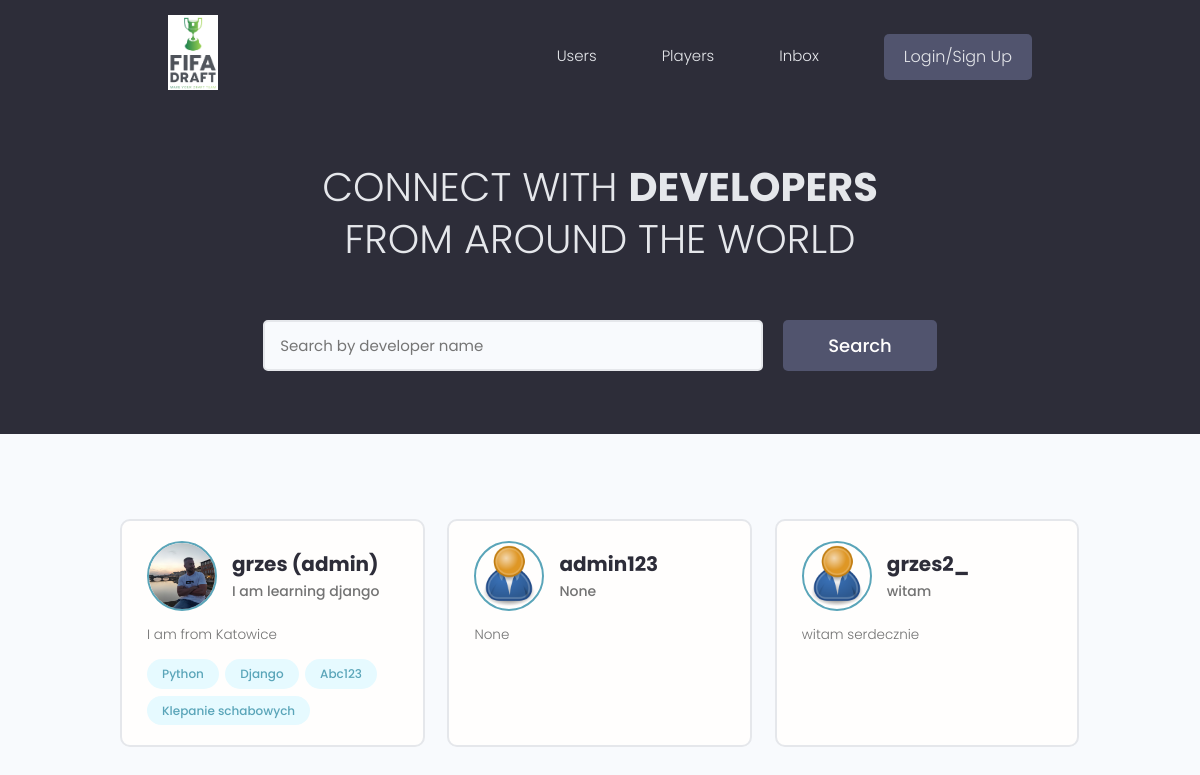
Before: / with the older database file.
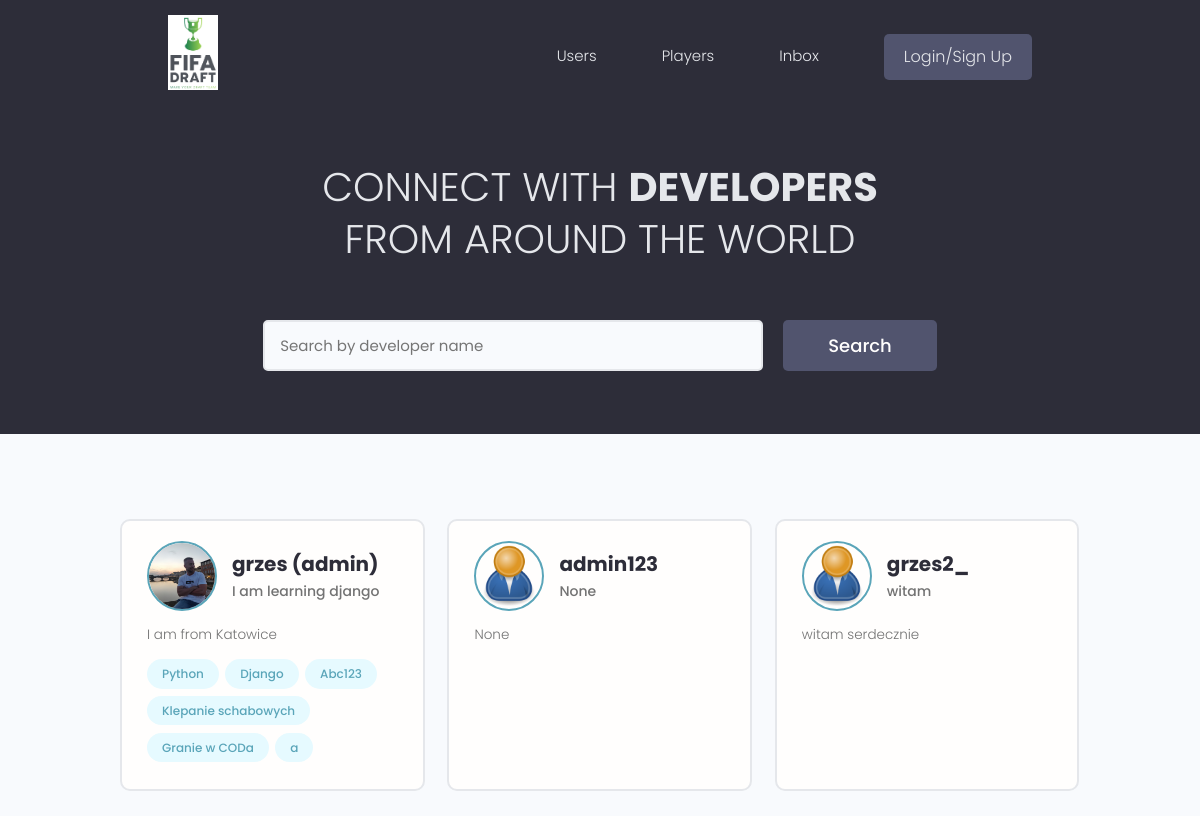
After: the same page with the newer database file.
### users/models.py (models this page shows, shortened)
class Profile(models.Model):
    user = models.OneToOneField(User, on_delete=models.CASCADE, null=True, blank=True)
    name = models.CharField(max_length=100, blank=True, null=True)
    username = models.CharField(max_length=100, blank=True, null=True)
    location = models.CharField(max_length=100, blank=True, null=True)
    email = models.EmailField(max_length=100, blank=True, null=True)
    short_intro = models.CharField(max_length=250, blank=True, null=True)
    bio = models.TextField(blank=True, null=True)
    profile_image = models.ImageField(
        null=True,
        blank=True,
        upload_to="profile_images/",
        default="profile_images/user-default.png",
    )
    social_github = models.CharField(max_length=200, blank=True, null=True)
    social_twitter = models.CharField(max_length=200, blank=True, null=True)
    social_linkedin = models.CharField(max_length=200, blank=True, null=True)
    social_youtube = models.CharField(max_length=200, blank=True, null=True)
    social_website = models.CharField(max_length=200, blank=True, null=True)
    created = models.DateTimeField(auto_now_add=True)
    id = models.UUIDField(
        default=uuid.uuid4, unique=True, primary_key=True, editable=False
    )

class Skill(models.Model):
    owner = models.ForeignKey(Profile, on_delete=models.CASCADE, null=True, blank=True)
    name = models.CharField(max_length=200, blank=True, null=True)
    description = models.TextField(null=True, blank=True)
    created = models.DateTimeField(auto_now_add=True)
    id = models.UUIDField(
        default=uuid.uuid4, unique=True, primary_key=True, editable=False
    )
    def __str__(self):
        return str(self.name)

### users/views.py (the view)
# urls.py: path("", views.profiles, name="profiles"),
def profiles(request):
    profiles = Profile.objects.all()
    context = {"profiles": profiles}
    return render(request, "users/profiles.html", context)

### users/templates/users/profiles.html (shortened to what this page needs)
{% extends 'main.html'%}
{% block content %}
  <main class="home">
    <section class="hero-section text-center">
      <div class="container container--narrow">
        <div class="hero-section__box">
          <h2>CONNECT WITH <span>DEVELOPERS</span></h2>
          <h2>FROM AROUND THE WORLD</h2>
        </div>
        <div class="hero-section__search">
          <form class="form" action="#" method="get">
            <div class="form__field">
              <input class="input input--text" id="formInput#search" type="text" name="text"
                placeholder="Search by developer name" />
            </div>
            <input class="btn btn--sub btn--lg" type="submit" value="Search" />
          </form>
        </div>
      </div>
    </section>
    <section class="devlist">
      <div class="container">
        <div class="grid grid--three">
         {% for profile in profiles %}
          <div class="column card">
            <div class="dev">
              <a href="{% url 'user-profile' profile.id %}" class="card__body">
                <div class="dev__profile">
                  <img class="avatar avatar--md" src={{profile.profile_image.url}} alt="image" />
                  <div class="dev__meta">
                    <h3>{{ profile.user }}</h3>
                    <h5>{{ profile.short_intro|slice:'60' }}</h5>
                  </div>
                </div>
                <p class="dev__info">
                  {{ profile.bio|slice:'150' }}</p>
                <div class="dev__skills">
                  {% for skill in profile.skill_set.all %}
                  <span class="tag tag--pill tag--main">
                    <small>{{ skill }}</small>
                  </span>
                  {% endfor %}
                </div>
              </a>
            </div>
          </div>
         {% endfor %}
        </div>
      </div>
    </section>
  </main>
{% endblock content %}

Changed rows visible on the page:
added Skill: name "Granie w CODa", shown under Profile "I am learning django"
added Skill: name "a", shown under Profile "I am learning django"
